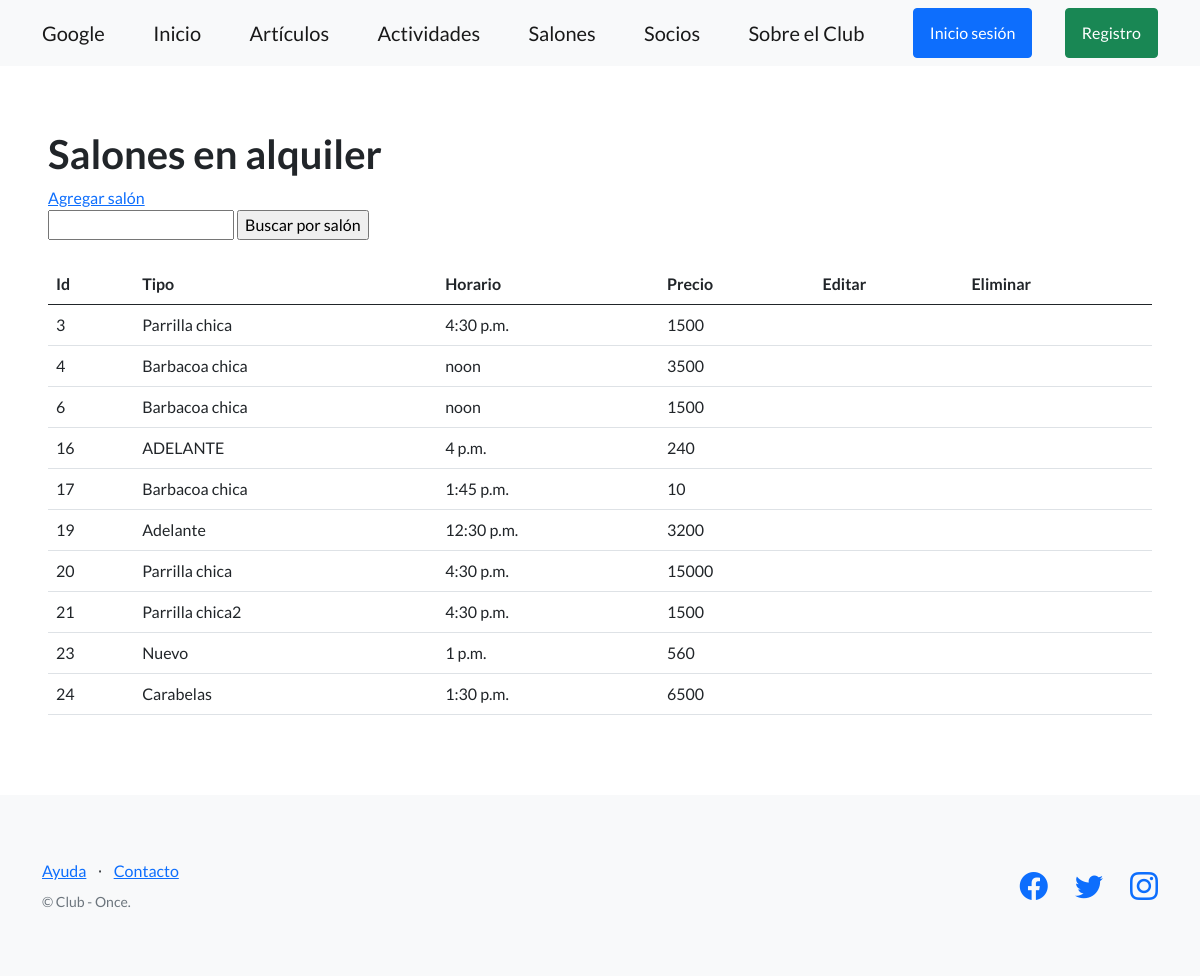
/salones/, run on an earlier commit of the app's database.
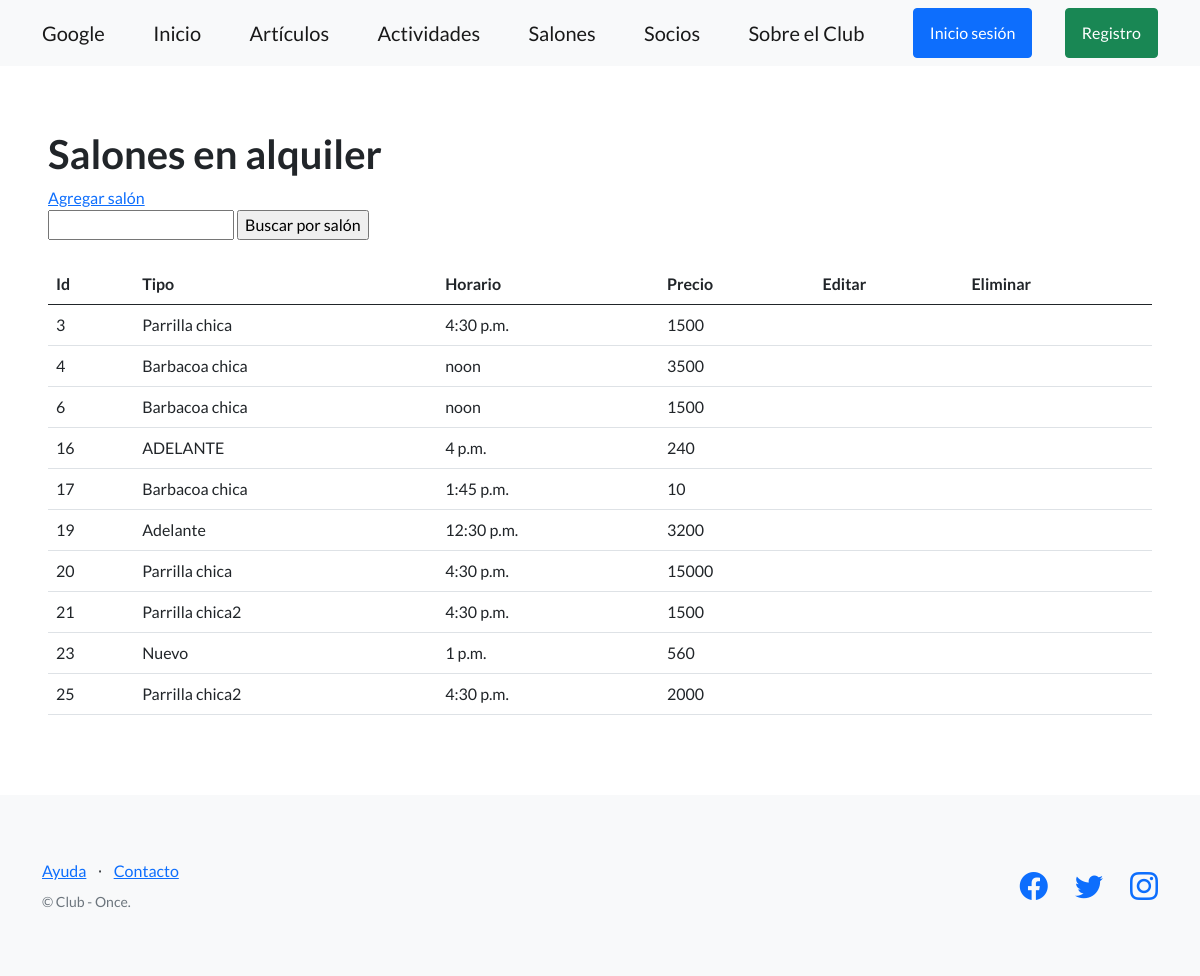
And on a later commit of the database.
### club_once_estrellas/models.py (models this page shows)
class Salones(models.Model):
    tipo = models.CharField(max_length=64)
    horario = models.TimeField()
    precio = models.IntegerField()
    creador = models.ForeignKey(User, on_delete=models.SET_NULL, null=True)

### club_once_estrellas/views.py (the view)
# urls.py: path("salones/", Salones_en_alquiler, name="lista_salones"),
def Salones_en_alquiler(request):
    contexto = {
        "Salones": Salones.objects.all(),
    }
    http_response = render(
        request=request,
        template_name='club_once_estrellas/lista_salones.html',
        context=contexto,
    )
    return http_response

### club_once_estrellas/templates/club_once_estrellas/lista_salones.html (shortened to what this page needs)
{% extends "club_once_estrellas/base.html" %}
{% block contenido %}
<section>
  <div>
    <h1>Salones en alquiler</h1>
    <a href="{% url 'agregar_salon' %}">Agregar salón</a>
    <form action="{% url 'buscar_salon' %}" method="post">
      <input type="text" name="busqueda">
      <input type="submit" value="Buscar por salón">
    </form>
    <br>
    <table class="table">
      <thead>
        <tr>
          <th>Id</th>
          <th>Tipo</th>
          <th>Horario</th>
          <th>Precio</th>
          <th>Editar</th>
          <th>Eliminar</th>
        </tr>
      </thead>
      <tbody>
        {% for salon in Salones %}
        <tr>
          <td>{{ salon.id }}</td>
          <td>{{ salon.tipo }}</td>
          <td>{{ salon.horario }}</td>
          <td>{{ salon.precio }}</td>
          <td>
          </td>
          <td>
          </td>
        </tr>
        {% endfor %}
      </tbody>
    </table>
  </div>
</section>
{% endblock contenido %}

What changed in the data, as far as the page shows it:
removed Salones: id "24", tipo "Carabelas", horario "1:30 p.m.", precio "6500"
added Salones: id "25", tipo "Parrilla chica2", horario "4:30 p.m.", precio "2000"
